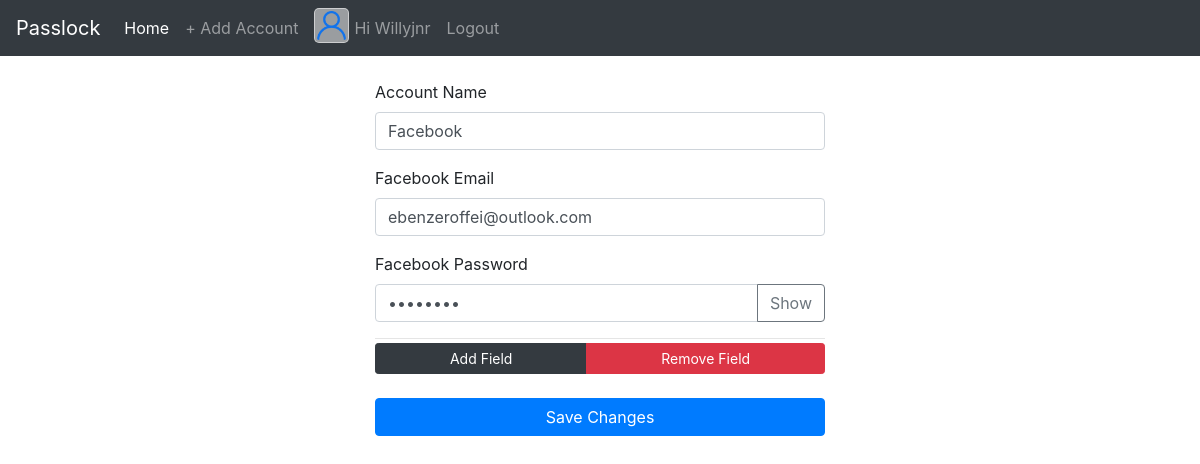
Screenshot of /account/edit/10/ (signed in) with the database file from the repository.
### user/models.py (models this page shows, shortened)
class ProfilePic(models.Model):
    user = models.OneToOneField(User,on_delete = models.CASCADE)
    profile = models.ImageField(default = 'default_user.png',upload_to = 'profile_pics')

### home/models.py (models this page shows, shortened)
class Account(models.Model):
	user = models.ForeignKey(User,on_delete=models.CASCADE)
	account_name = models.CharField(max_length = 100)
	date_created = models.DateTimeField(default = timezone.now)
	date_modified = models.DateTimeField(default = timezone.now)

class CustomFieldsForAccount(models.Model):
	field_type_choices = (
		('password','Password'),
		('text','Text'),
		('email','Email'),
		('number','Number'),
	)
	account = models.ForeignKey(Account,on_delete=models.CASCADE)
	field_name = models.CharField(max_length = 100)
	field_type = models.CharField(max_length = 100,choices = field_type_choices)
	field_value = models.CharField(max_length = 100)
	def decrypt_password(self):
		if self.field_type == 'password':
			decryption = Decryption(self.field_value)
			return decryption.decrypt()

class FirstLevelDecryption(models.Model):
    key = models.CharField(max_length = 4)
    value = models.CharField(max_length = 1)

### home/views.py (the view, shortened to what this page needs)
# urls.py: path('account/edit/<int:pk>/',home_views.AccountEditView.as_view(),name = 'account_edit'),
class AccountEditView(generic.View):
	template_name = 'home/account_form.html'
	@method_decorator(login_required)
	def dispatch(self,request,*args,**kwargs):
		account_id = int(self.kwargs.get('pk'))
		account = get_object_or_404(Account,id = account_id)
		context = {'object':account}
		return render(request,self.template_name,context)

### home/models.py (called while the page is built)
    def level_one_decryption(self):
        virtual_lst = list(self.password) # Makes a list from the password
        virtual_lst.reverse() # Reverses it
        level_one_decryption_data = ''.join(virtual_lst)
        return level_one_decryption_data

    def level_two_decryption(self,password):
        level_two_decryption_data = ''
        modified_string = string.printable.strip()
        virtual_lst = list(range(len(modified_string)))
        for index in range(len(modified_string)):
            if index + 3 > len(modified_string) - 1:
                new_index = (index + 3) - (len(modified_string))
                virtual_lst[new_index] = modified_string[index]
            else:
                new_index = index + 3
                virtual_lst[new_index] = modified_string[index]
        for char in password:
            index_in_modified_string = modified_string.find(char)
            level_two_decryption_data += virtual_lst[index_in_modified_string]
        return level_two_decryption_data

    def level_three_decryption(self,password):
        level_three_decryption_data = ''
        for char in range(0,len(password) + 1,4):
            if char - 4 >= 0:
                key = password[char - 4:char]
                decryption_data = get_object_or_404(FirstLevelDecryption,key = key)
                level_three_decryption_data += decryption_data.value
        return level_three_decryption_data

    def decrypt(self):
        level_one = self.level_one_decryption() # Level one
        level_two = self.level_two_decryption(level_one) # Level two
        return self.level_three_decryption(level_two) # Level three

### home/templates/home/account_form.html (shortened to what this page needs)
{% extends 'home/base.html' %}
{% block content %}
	<div class="container" style="margin-top:80px">
		<form method="post" action="." style="max-width:450px;margin:auto;opacity:1;" class = 'mt-5 mb-5'>
			<div class="form-group">
				<label for="{{ form.account_name.id_of_label }}">Account Name</label>
				<input required type="text" name="account_name" id = '{{ form.account_name.id_for_label }}' value="{% if object %}{{ object.account_name }}{% else %}{{acc}}{% endif %}" class="form-control">
			</div>
			{% if object %}
				<div class="custom">
					{% if object.customfieldsforaccount_set.all %}
						{% for custom_account in object.customfieldsforaccount_set.all %}
							<div class="form-group" id = "{{custom_account.id}}">
								<label for="id_custom_field{{forloop.counter}}">{{object.account_name}} {{ custom_account.field_name }}</label>
								{% if custom_account.field_type.lower == 'password' %}
									<div class="input-group">
										<input type="{{custom_account.field_type}}" name="custom_field{{forloop.counter}}" id = 'id_custom_field{{forloop.counter}}' value="{{ custom_account.decrypt_password }}" class="form-control">
										<div class="input-group-append">
											<button type="button" class=" show-or-hide btn btn-outline-secondary">Show</button>
										</div>
									</div>
								{% else %}
									<input type="{{custom_account.field_type}}" name="custom_field{{forloop.counter}}" id = 'id_custom_field{{forloop.counter}}' value="{{ custom_account.field_value }}" class="form-control">
								{% endif %}
							</div>
						{% endfor %}
					{% endif %}
				</div>
				<hr style = 'margin:auto;width:100%;'/>
				<div class="btn-group mb-4 mt-1" style="width:100%">
					<button data-toggle = 'modal' data-target = '#addModal' type="button" class="btn btn-sm btn-dark">Add Field</button>
					<button id = 'remove' type="button" class="btn btn-sm btn-danger">Remove Field</button>
				</div>
			{% endif %}
			{% if not object %}
				<button type="submit" class="btn btn-primary btn-block">Create Account</button>
			{% else %}
				<button type="submit" class="btn btn-primary btn-block">Save Changes</button>
			{% endif %}
		</form>
	</div>
{% endblock %}

### home/templates/home/base.html (shortened to what this page needs)
{% load static %}
<!DOCTYPE html>
<html lang="en">
<head>
    <link rel="stylesheet" type="text/css" href="{%  static 'home/bootstrap.min.css' %}"/>
</head>
<body>
    <div class="container">
        <nav class="navbar navbar-expand-sm fixed-top navbar-dark bg-dark ">
          <a class="navbar-brand" href="{% url 'passlock:home' %}">Passlock</a>
          <div class="collapse navbar-collapse" id="navbarNav">
            <ul class="navbar-nav">
              <li class="nav-item active">
                <a class="nav-link" href="{% url 'passlock:home' %}">Home</a>
              </li>
              <li class="nav-item">
                <a class="nav-link" href="{% url 'passlock:account_create' %}">+ Add Account</a>
              </li>
              <li class="nav-item">
                <a class="nav-link" style="position:relative;" href="{% url 'user:profile' %}">
                	<img id="avatar" src="{{ user.profilepic.profile.url }}" alt=""><span style="margin-left:40px;">Hi {{ user.username }}</span>
                </a>
              </li>
              <li class="nav-item">
                <a class="nav-link" href="{% url 'user:logout' %}">
                	Logout
                </a>
              </li>
            </ul>
          </div>
        </nav>
    </div>
    {% block content %}
    {% endblock %}
</body>
</html>

### home/templates/home/base.html (style rules this page uses)
#avatar { width:35px; height:35px; position:absolute; top:0px; border-radius:5px; border: 1.5px solid rgba(255,255,255,.5); background:rgba(255,255,255,.5); padding:2px; }

### rows the page displays
Account: account_name "Facebook"
CustomFieldsForAccount: field_name "Email", field_value "ebenzeroffei@outlook.com"
CustomFieldsForAccount: field_name "Password"

### other values shown
{{ user.username }} "Willyjnr"
